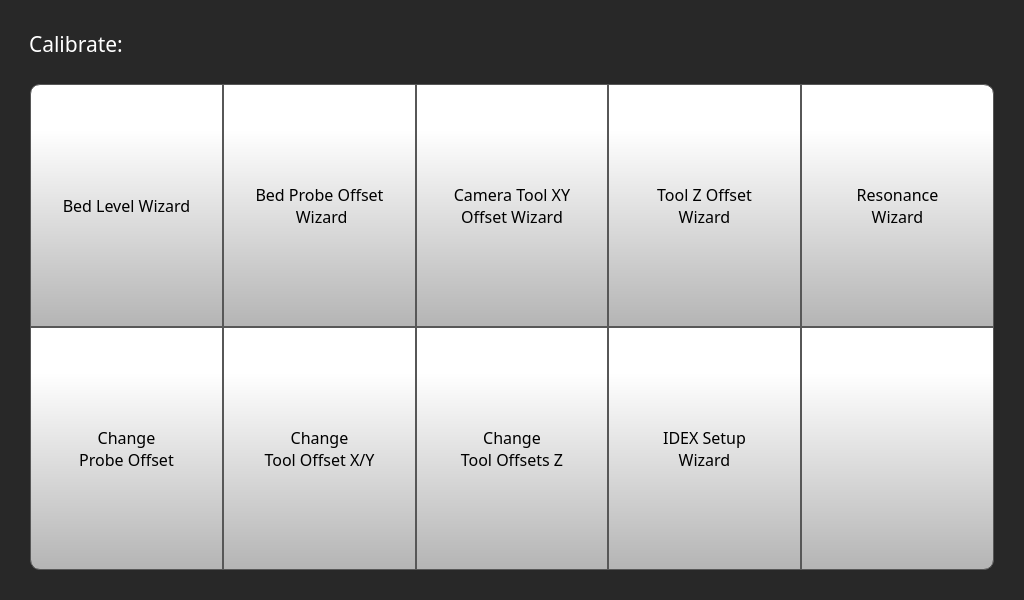
<?xml version="1.0" encoding="UTF-8"?>
<ui version="4.0">
 <class>Form</class>
 <widget class="QWidget" name="Form">
  <property name="geometry">
   <rect>
    <x>0</x>
    <y>0</y>
    <width>1024</width>
    <height>600</height>
   </rect>
  </property>
  <property name="minimumSize">
   <size>
    <width>1024</width>
    <height>600</height>
   </size>
  </property>
  <property name="maximumSize">
   <size>
    <width>1024</width>
    <height>600</height>
   </size>
  </property>
  <property name="windowTitle">
   <string>Form</string>
  </property>
  <property name="autoFillBackground">
   <bool>false</bool>
  </property>
  <property name="styleSheet">
   <string notr="true">
background-color: rgb(40, 40, 40);
</string>
  </property>
  <layout class="QVBoxLayout" name="verticalLayout">
   <item>
    <widget class="QStackedWidget" name="mainCalibrateStackedWidget">
     <property name="currentIndex">
      <number>0</number>
     </property>
     <widget class="QWidget" name="mainCalibratePage">
      <layout class="QVBoxLayout" name="verticalLayout_2">
       <item>
        <widget class="QFrame" name="frame_2">
         <property name="styleSheet">
          <string notr="true">QFrame {
    border: none;
    border-radius: 10px;
    background: qlineargradient(
        x1:0, y1:0, x2:1, y2:1,
        stop:0 #1a1a1a,
        stop:1 #101010
    );

}
</string>
         </property>
         <property name="frameShape">
          <enum>QFrame::StyledPanel</enum>
         </property>
         <property name="frameShadow">
          <enum>QFrame::Raised</enum>
         </property>
         <layout class="QHBoxLayout" name="horizontalLayout_3">
          <item>
           <widget class="QLabel" name="calibrateLabel">
            <property name="font">
             <font>
              <family>Gotham</family>
              <pointsize>16</pointsize>
              <weight>50</weight>
              <bold>false</bold>
             </font>
            </property>
            <property name="styleSheet">
             <string notr="true">color: rgb(255, 255, 255);</string>
            </property>
            <property name="text">
             <string>Calibrate:</string>
            </property>
           </widget>
          </item>
         </layout>
        </widget>
       </item>
       <item>
        <widget class="QFrame" name="frame">
         <property name="styleSheet">
          <string notr="true">QFrame {
    border: none;
    border-radius: 10px;
    background: qlineargradient(
        x1:0, y1:0, x2:1, y2:1,
        stop:0 #1a1a1a,
        stop:1 #101010
    );

}
</string>
         </property>
         <property name="frameShape">
          <enum>QFrame::StyledPanel</enum>
         </property>
         <property name="frameShadow">
          <enum>QFrame::Raised</enum>
         </property>
         <layout class="QVBoxLayout" name="verticalLayout_3">
          <property name="spacing">
           <number>0</number>
          </property>
          <property name="leftMargin">
           <number>10</number>
          </property>
          <property name="topMargin">
           <number>10</number>
          </property>
          <property name="rightMargin">
           <number>10</number>
          </property>
          <property name="bottomMargin">
           <number>10</number>
          </property>
          <item>
           <layout class="QHBoxLayout" name="horizontalLayout">
            <property name="spacing">
             <number>0</number>
            </property>
            <item>
             <widget class="QToolButton" name="calibrationWizardButton">
              <property name="sizePolicy">
               <sizepolicy hsizetype="Expanding" vsizetype="Expanding">
                <horstretch>0</horstretch>
                <verstretch>0</verstretch>
               </sizepolicy>
              </property>
              <property name="font">
               <font>
                <family>Gotham</family>
                <pointsize>12</pointsize>
               </font>
              </property>
              <property name="styleSheet">
               <string notr="true">QToolButton {
     border: 1px solid rgb(87, 87, 87);
	background-color: qlineargradient(spread:pad, x1:0, y1:1, x2:0, y2:0.188, stop:0 rgba(180, 180, 180, 255), stop:1 rgba(255, 255, 255, 255));
border-top-left-radius: 10px;

}

QToolButton:pressed {
    background-color: qlineargradient(x1: 0, y1: 0, x2: 0, y2: 1,
                                      stop: 0 #dadbde, stop: 1 #f6f7fa);
}

QToolButton:flat {
    border: none; /* no border for a flat push button */
}

QToolButton:default {
    border-color: navy; /* make the default button prominent */
}

QToolButton:focus {
	outline: none;
}</string>
              </property>
              <property name="text">
               <string>Bed Level Wizard</string>
              </property>
              <property name="icon">
               <iconset resource="../resources/resource.qrc">
                <normaloff>:/Icons/img/icons/Advanced Bed Leveling.png</normaloff>:/Icons/img/icons/Advanced Bed Leveling.png</iconset>
              </property>
              <property name="iconSize">
               <size>
                <width>70</width>
                <height>70</height>
               </size>
              </property>
              <property name="toolButtonStyle">
               <enum>Qt::ToolButtonTextUnderIcon</enum>
              </property>
             </widget>
            </item>
            <item>
             <widget class="QToolButton" name="zProbeOffsetWizardButton">
              <property name="sizePolicy">
               <sizepolicy hsizetype="Expanding" vsizetype="Expanding">
                <horstretch>0</horstretch>
                <verstretch>0</verstretch>
               </sizepolicy>
              </property>
              <property name="font">
               <font>
                <family>Gotham</family>
                <pointsize>12</pointsize>
               </font>
              </property>
              <property name="styleSheet">
               <string notr="true">QToolButton {

     border: 1px solid rgb(87, 87, 87);
	background-color: qlineargradient(spread:pad, x1:0, y1:1, x2:0, y2:0.188, stop:0 rgba(180, 180, 180, 255), stop:1 rgba(255, 255, 255, 255));
}

QToolButton:pressed {
    background-color: qlineargradient(x1: 0, y1: 0, x2: 0, y2: 1,
                                      stop: 0 #dadbde, stop: 1 #f6f7fa);
}

QToolButton:flat {
    border: none; /* no border for a flat push button */
}

QToolButton:default {
    border-color: navy; /* make the default button prominent */
}

QToolButton:focus {
	outline: none;
}</string>
              </property>
              <property name="text">
               <string>Bed Probe Offset
 Wizard</string>
              </property>
              <property name="icon">
               <iconset resource="../resources/resource.qrc">
                <normaloff>:/Icons/img/icons/Nozzle Offset Wizard.png</normaloff>:/Icons/img/icons/Nozzle Offset Wizard.png</iconset>
              </property>
              <property name="iconSize">
               <size>
                <width>70</width>
                <height>70</height>
               </size>
              </property>
              <property name="toolButtonStyle">
               <enum>Qt::ToolButtonTextUnderIcon</enum>
              </property>
             </widget>
            </item>
            <item>
             <widget class="QToolButton" name="cameraToolOffsetCalibrateButton">
              <property name="sizePolicy">
               <sizepolicy hsizetype="Expanding" vsizetype="Expanding">
                <horstretch>0</horstretch>
                <verstretch>0</verstretch>
               </sizepolicy>
              </property>
              <property name="font">
               <font>
                <family>Gotham</family>
                <pointsize>12</pointsize>
               </font>
              </property>
              <property name="styleSheet">
               <string notr="true">QToolButton {
     border: 1px solid rgb(87, 87, 87);
	background-color: qlineargradient(spread:pad, x1:0, y1:1, x2:0, y2:0.188, stop:0 rgba(180, 180, 180, 255), stop:1 rgba(255, 255, 255, 255));

}

QToolButton:pressed {
    background-color: qlineargradient(x1: 0, y1: 0, x2: 0, y2: 1,
                                      stop: 0 #dadbde, stop: 1 #f6f7fa);
}

QToolButton:flat {
    border: none; /* no border for a flat push button */
}

QToolButton:default {
    border-color: navy; /* make the default button prominent */
}

QToolButton:focus {
	outline: none;
}</string>
              </property>
              <property name="text">
               <string>Camera Tool XY
Offset Wizard</string>
              </property>
              <property name="icon">
               <iconset resource="../resources/resource.qrc">
                <normaloff>:/Icons/img/icons/lens.png</normaloff>:/Icons/img/icons/lens.png</iconset>
              </property>
              <property name="iconSize">
               <size>
                <width>70</width>
                <height>70</height>
               </size>
              </property>
              <property name="toolButtonStyle">
               <enum>Qt::ToolButtonTextUnderIcon</enum>
              </property>
             </widget>
            </item>
            <item>
             <widget class="QToolButton" name="ToolZOffsetWizardButton">
              <property name="sizePolicy">
               <sizepolicy hsizetype="Expanding" vsizetype="Expanding">
                <horstretch>0</horstretch>
                <verstretch>0</verstretch>
               </sizepolicy>
              </property>
              <property name="font">
               <font>
                <family>Gotham</family>
                <pointsize>12</pointsize>
               </font>
              </property>
              <property name="styleSheet">
               <string notr="true">QToolButton {
     border: 1px solid rgb(87, 87, 87);
	background-color: qlineargradient(spread:pad, x1:0, y1:1, x2:0, y2:0.188, stop:0 rgba(180, 180, 180, 255), stop:1 rgba(255, 255, 255, 255));

}

QToolButton:pressed {
    background-color: qlineargradient(x1: 0, y1: 0, x2: 0, y2: 1,
                                      stop: 0 #dadbde, stop: 1 #f6f7fa);
}

QToolButton:flat {
    border: none; /* no border for a flat push button */
}

QToolButton:default {
    border-color: navy; /* make the default button prominent */
}

QToolButton:focus {
	outline: none;
}</string>
              </property>
              <property name="text">
               <string>Tool Z Offset
Wizard</string>
              </property>
              <property name="icon">
               <iconset resource="../resources/resource.qrc">
                <normaloff>:/Icons/img/icons/Tool Z Offset Wizard.png</normaloff>:/Icons/img/icons/Tool Z Offset Wizard.png</iconset>
              </property>
              <property name="iconSize">
               <size>
                <width>70</width>
                <height>70</height>
               </size>
              </property>
              <property name="toolButtonStyle">
               <enum>Qt::ToolButtonTextUnderIcon</enum>
              </property>
             </widget>
            </item>
            <item>
             <widget class="QToolButton" name="inputShaperCalibrateButton">
              <property name="sizePolicy">
               <sizepolicy hsizetype="Expanding" vsizetype="Expanding">
                <horstretch>0</horstretch>
                <verstretch>0</verstretch>
               </sizepolicy>
              </property>
              <property name="font">
               <font>
                <family>Gotham</family>
                <pointsize>12</pointsize>
               </font>
              </property>
              <property name="styleSheet">
               <string notr="true">QToolButton {
     border: 1px solid rgb(87, 87, 87);
	background-color: qlineargradient(spread:pad, x1:0, y1:1, x2:0, y2:0.188, stop:0 rgba(180, 180, 180, 255), stop:1 rgba(255, 255, 255, 255));
border-top-right-radius: 10px;

}

QToolButton:pressed {
    background-color: qlineargradient(x1: 0, y1: 0, x2: 0, y2: 1,
                                      stop: 0 #dadbde, stop: 1 #f6f7fa);
}

QToolButton:flat {
    border: none; /* no border for a flat push button */
}

QToolButton:default {
    border-color: navy; /* make the default button prominent */
}

QToolButton:focus {
	outline: none;
}</string>
              </property>
              <property name="text">
               <string>Resonance 
Wizard</string>
              </property>
              <property name="icon">
               <iconset resource="../resources/resource.qrc">
                <normaloff>:/Logos &amp; Branding/img/icons/Input Shaper.png</normaloff>:/Logos &amp; Branding/img/icons/Input Shaper.png</iconset>
              </property>
              <property name="iconSize">
               <size>
                <width>70</width>
                <height>70</height>
               </size>
              </property>
              <property name="toolButtonStyle">
               <enum>Qt::ToolButtonTextUnderIcon</enum>
              </property>
             </widget>
            </item>
           </layout>
          </item>
          <item>
           <layout class="QHBoxLayout" name="horizontalLayout_2">
            <property name="spacing">
             <number>0</number>
            </property>
            <item>
             <widget class="QToolButton" name="nozzleOffsetButton">
              <property name="sizePolicy">
               <sizepolicy hsizetype="Expanding" vsizetype="Expanding">
                <horstretch>0</horstretch>
                <verstretch>0</verstretch>
               </sizepolicy>
              </property>
              <property name="font">
               <font>
                <family>Gotham</family>
                <pointsize>12</pointsize>
               </font>
              </property>
              <property name="styleSheet">
               <string notr="true">QToolButton {

     border: 1px solid rgb(87, 87, 87);
	background-color: qlineargradient(spread:pad, x1:0, y1:1, x2:0, y2:0.188, stop:0 rgba(180, 180, 180, 255), stop:1 rgba(255, 255, 255, 255));

border-bottom-left-radius: 10px;

}

QToolButton:pressed {
    background-color: qlineargradient(x1: 0, y1: 0, x2: 0, y2: 1,
                                      stop: 0 #dadbde, stop: 1 #f6f7fa);
}

QToolButton:flat {
    border: none; /* no border for a flat push button */
}

QToolButton:default {
    border-color: navy; /* make the default button prominent */
}

QToolButton:focus {
	outline: none;
}</string>
              </property>
              <property name="text">
               <string>Change
Probe Offset</string>
              </property>
              <property name="icon">
               <iconset resource="../resources/resource.qrc">
                <normaloff>:/Icons/img/icons/Nozzle Offset Icon.png</normaloff>:/Icons/img/icons/Nozzle Offset Icon.png</iconset>
              </property>
              <property name="iconSize">
               <size>
                <width>70</width>
                <height>70</height>
               </size>
              </property>
              <property name="toolButtonStyle">
               <enum>Qt::ToolButtonTextUnderIcon</enum>
              </property>
             </widget>
            </item>
            <item>
             <widget class="QToolButton" name="toolOffsetXYButton">
              <property name="sizePolicy">
               <sizepolicy hsizetype="Expanding" vsizetype="Expanding">
                <horstretch>0</horstretch>
                <verstretch>0</verstretch>
               </sizepolicy>
              </property>
              <property name="font">
               <font>
                <family>Gotham</family>
                <pointsize>12</pointsize>
               </font>
              </property>
              <property name="styleSheet">
               <string notr="true">QToolButton {

     border: 1px solid rgb(87, 87, 87);
	background-color: qlineargradient(spread:pad, x1:0, y1:1, x2:0, y2:0.188, stop:0 rgba(180, 180, 180, 255), stop:1 rgba(255, 255, 255, 255));


}

QToolButton:pressed {
    background-color: qlineargradient(x1: 0, y1: 0, x2: 0, y2: 1,
                                      stop: 0 #dadbde, stop: 1 #f6f7fa);
}

QToolButton:flat {
    border: none; /* no border for a flat push button */
}

QToolButton:default {
    border-color: navy; /* make the default button prominent */
}

QToolButton:focus {
	outline: none;
}</string>
              </property>
              <property name="text">
               <string>Change
Tool Offset X/Y</string>
              </property>
              <property name="icon">
               <iconset resource="../resources/resource.qrc">
                <normaloff>:/Icons/img/icons/Tool Offset Icon.png</normaloff>:/Icons/img/icons/Tool Offset Icon.png</iconset>
              </property>
              <property name="iconSize">
               <size>
                <width>70</width>
                <height>70</height>
               </size>
              </property>
              <property name="toolButtonStyle">
               <enum>Qt::ToolButtonTextUnderIcon</enum>
              </property>
             </widget>
            </item>
            <item>
             <widget class="QToolButton" name="toolOffsetZButton">
              <property name="sizePolicy">
               <sizepolicy hsizetype="Expanding" vsizetype="Expanding">
                <horstretch>0</horstretch>
                <verstretch>0</verstretch>
               </sizepolicy>
              </property>
              <property name="font">
               <font>
                <family>Gotham</family>
                <pointsize>12</pointsize>
               </font>
              </property>
              <property name="styleSheet">
               <string notr="true">QToolButton {

     border: 1px solid rgb(87, 87, 87);
	background-color: qlineargradient(spread:pad, x1:0, y1:1, x2:0, y2:0.188, stop:0 rgba(180, 180, 180, 255), stop:1 rgba(255, 255, 255, 255));



}

QToolButton:pressed {
    background-color: qlineargradient(x1: 0, y1: 0, x2: 0, y2: 1,
                                      stop: 0 #dadbde, stop: 1 #f6f7fa);
}

QToolButton:flat {
    border: none; /* no border for a flat push button */
}

QToolButton:default {
    border-color: navy; /* make the default button prominent */
}

QToolButton:focus {
	outline: none;
}</string>
              </property>
              <property name="text">
               <string>Change
Tool Offsets Z</string>
              </property>
              <property name="icon">
               <iconset resource="../resources/resource.qrc">
                <normaloff>:/Icons/img/icons/Tool Z Offset Icon.png</normaloff>:/Icons/img/icons/Tool Z Offset Icon.png</iconset>
              </property>
              <property name="iconSize">
               <size>
                <width>70</width>
                <height>70</height>
               </size>
              </property>
              <property name="toolButtonStyle">
               <enum>Qt::ToolButtonTextUnderIcon</enum>
              </property>
             </widget>
            </item>
            <item>
             <widget class="QToolButton" name="idexCalibrationWizardButton">
              <property name="sizePolicy">
               <sizepolicy hsizetype="Expanding" vsizetype="Expanding">
                <horstretch>0</horstretch>
                <verstretch>0</verstretch>
               </sizepolicy>
              </property>
              <property name="font">
               <font>
                <family>Gotham</family>
                <pointsize>12</pointsize>
               </font>
              </property>
              <property name="styleSheet">
               <string notr="true">QToolButton {

     border: 1px solid rgb(87, 87, 87);
	background-color: qlineargradient(spread:pad, x1:0, y1:1, x2:0, y2:0.188, stop:0 rgba(180, 180, 180, 255), stop:1 rgba(255, 255, 255, 255));



}

QToolButton:pressed {
    background-color: qlineargradient(x1: 0, y1: 0, x2: 0, y2: 1,
                                      stop: 0 #dadbde, stop: 1 #f6f7fa);
}

QToolButton:flat {
    border: none; /* no border for a flat push button */
}

QToolButton:default {
    border-color: navy; /* make the default button prominent */
}

QToolButton:focus {
	outline: none;
}</string>
              </property>
              <property name="text">
               <string>IDEX Setup
Wizard</string>
              </property>
              <property name="icon">
               <iconset resource="../resources/resource.qrc">
                <normaloff>:/Icons/img/icons/IDEX.png</normaloff>:/Icons/img/icons/IDEX.png</iconset>
              </property>
              <property name="iconSize">
               <size>
                <width>70</width>
                <height>70</height>
               </size>
              </property>
              <property name="toolButtonStyle">
               <enum>Qt::ToolButtonTextUnderIcon</enum>
              </property>
             </widget>
            </item>
            <item>
             <widget class="QPushButton" name="calibrateBackButton">
              <property name="sizePolicy">
               <sizepolicy hsizetype="Expanding" vsizetype="Expanding">
                <horstretch>0</horstretch>
                <verstretch>0</verstretch>
               </sizepolicy>
              </property>
              <property name="minimumSize">
               <size>
                <width>0</width>
                <height>0</height>
               </size>
              </property>
              <property name="font">
               <font>
                <family>Gotham Light</family>
                <pointsize>16</pointsize>
               </font>
              </property>
              <property name="styleSheet">
               <string notr="true">QPushButton {
     border: 1px solid rgb(87, 87, 87);
	background-color: qlineargradient(spread:pad, x1:0, y1:1, x2:0, y2:0.188, stop:0 rgba(180, 180, 180, 255), stop:1 rgba(255, 255, 255, 255));
border-bottom-right-radius: 10px;

}

QPushButton:pressed {
    background-color: qlineargradient(x1: 0, y1: 0, x2: 0, y2: 1,
                                      stop: 0 #dadbde, stop: 1 #f6f7fa);
}

QPushButton:flat {
    border: none; /* no border for a flat push button */
}

QPushButton:default {
    border-color: navy; /* make the default button prominent */
}</string>
              </property>
              <property name="text">
               <string/>
              </property>
              <property name="icon">
               <iconset resource="../resources/resource.qrc">
                <normaloff>:/Navigation/img/Navigation/arrows-4.png</normaloff>:/Navigation/img/Navigation/arrows-4.png</iconset>
              </property>
              <property name="iconSize">
               <size>
                <width>70</width>
                <height>70</height>
               </size>
              </property>
              <property name="checkable">
               <bool>false</bool>
              </property>
              <property name="autoDefault">
               <bool>false</bool>
              </property>
              <property name="default">
               <bool>false</bool>
              </property>
              <property name="flat">
               <bool>false</bool>
              </property>
             </widget>
            </item>
           </layout>
          </item>
         </layout>
        </widget>
       </item>
      </layout>
     </widget>
    </widget>
   </item>
  </layout>
 </widget>
 <resources>
  <include location="../resources/resource.qrc"/>
 </resources>
 <connections/>
</ui>
